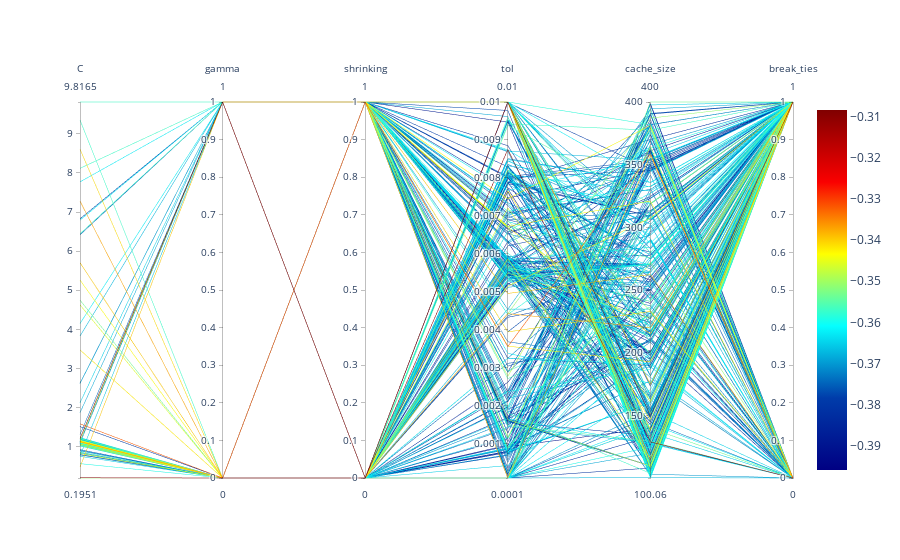

The notebook cell saved with this chart:
### Markdown cell above
## Parallel Coordinates Plot

### Code cell
spot_tuner.parallel_plot()

### Figure 1 — Plotly figure (JSON) as saved in the notebook; plotly's stock layout.template omitted (floating-point values rounded to 4 significant figures; data arrays with more than 128 entries replaced by an {"elided": "..."} marker saying what was removed)
{"data": [{"dimensions": [{"label": "C", "range": [0.1951, 9.817], "values": {"elided": "784 float values"}}, {"label": "gamma", "range": [0, 1], "values": {"elided": "784 int values"}}, {"label": "shrinking", "range": [0, 1], "values": {"elided": "784 int values"}}, {"label": "tol", "range": [0.0001, 0.01], "values": {"elided": "784 float values"}}, {"label": "cache_size", "range": [100.1, 400], "values": {"elided": "784 float values"}}, {"label": "break_ties", "range": [0, 1], "values": {"elided": "784 int values"}}], "line": {"cmax": -0.3083, "cmin": -0.396, "color": {"elided": "784 float values"}, "colorscale": [[0, "rgb(0,0,131)"], [0.2, "rgb(0,60,170)"], [0.4, "rgb(5,255,255)"], [0.6, "rgb(255,255,0)"], [0.8, "rgb(250,0,0)"], [1, "rgb(128,0,0)"]], "showscale": true}, "type": "parcoords"}], "layout": {}}
